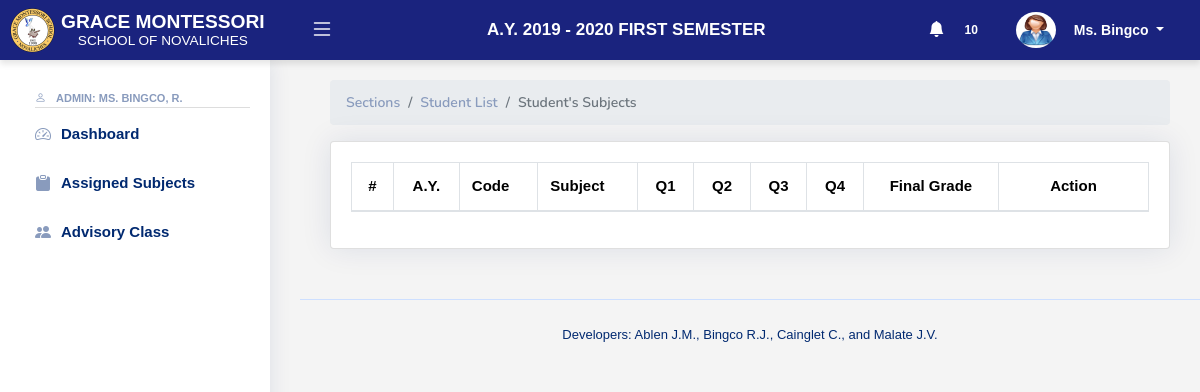
The app's page /faculty/stud_subject.php (signed in) with its own data.
### tables this page shows
CREATE TABLE `academic_year` (
  `ayID` int(50) NOT NULL AUTO_INCREMENT,
  `ayName` varchar(15) NOT NULL,
  `semID` int(11) NOT NULL,
  `start` int(10) DEFAULT NULL,
  `end` int(10) DEFAULT NULL,
  `gradeSwitch` tinyint(4) DEFAULT NULL,
  `isActive` tinyint(4) DEFAULT 1,
  PRIMARY KEY (`ayID`),
  UNIQUE KEY `unique_ayName` (`ayName`)
);

CREATE TABLE `semester` (
  `semID` int(50) NOT NULL AUTO_INCREMENT,
  `semCode` varchar(10) NOT NULL,
  `semName` varchar(20) NOT NULL,
  PRIMARY KEY (`semID`)
);

CREATE TABLE `users` (
  `uid` int(25) NOT NULL AUTO_INCREMENT,
  `facultyID` int(11) DEFAULT NULL,
  `userID` varchar(255) DEFAULT NULL,
  `photo` text DEFAULT NULL,
  `lname` varchar(200) DEFAULT NULL,
  `fname` varchar(200) DEFAULT NULL,
  `mname` varchar(200) DEFAULT NULL,
  `gender` varchar(10) DEFAULT NULL,
  `email` varchar(200) DEFAULT NULL,
  `contact` varchar(20) DEFAULT NULL,
  `password` varchar(100) DEFAULT NULL,
  `userTypeID` int(11) DEFAULT 1,
  `isActive` tinyint(4) DEFAULT 1,
  `showPass` varchar(255) DEFAULT NULL,
  `isDefault` tinyint(4) DEFAULT NULL,
  PRIMARY KEY (`uid`),
  UNIQUE KEY `userID` (`userID`),
  UNIQUE KEY `unique_userID` (`userID`)
);

### faculty/support/header.php (shortened to what this page needs)
<?php
require_once("includes/config.php");
if (isset($_SESSION['userID'])) {
  $query = "SELECT a.*, ut.userType
            FROM users a
            JOIN user_type ut ON a.userTypeID = ut.typeID
            WHERE userID = :userID";
  $stmt = $conn->prepare($query);
  $stmt->bindParam(':userID', $_SESSION['userID'], PDO::PARAM_STR);
  $stmt->execute();
  $user = $stmt->fetch(PDO::FETCH_ASSOC);
}
$query = "SELECT COUNT(*) AS unread_count FROM notifications WHERE userID = :userID AND status = 'unread'";
$stmt = $conn->prepare($query);
$stmt->bindParam(':userID', $_SESSION['userID'], PDO::PARAM_STR);
$stmt->execute();
$notificationCount = $stmt->fetchColumn();
$query = "SELECT ay.*, s.semName
          FROM academic_year ay
          JOIN semester s ON ay.semID = s.semID";
$stmt = $conn->prepare($query);
$stmt->execute();
$acadYear = $stmt->fetch(PDO::FETCH_ASSOC);
?>
<header id="header" class="header fixed-top d-flex align-items-center">
  <div class="d-flex align-items-center justify-content-between logo-wrapper">
    <a href="<?php echo ($_SESSION['userTypeID'] == 1) ? 'dashboard.php' : '../faculty/index.php'?>" class="logo" style="text-decoration: none;">
      <img src="assets/img/gmsnlogo.png" alt="School Logo" style="height: 45px; width: auto; margin-left: -10px; max-height: 90px;">
      <div class="logo-text">
        <div class="school-name">GRACE MONTESSORI</div>
        <div class="school-subtitle">SCHOOL OF NOVALICHES</div>
      </div>
    </a>
    <i class="bi bi-list toggle-sidebar-btn" style="color: white; font-size: 1.5rem; cursor: pointer;"></i>
  </div>
  <div class="container-fluid">
    <div class="col-auto">
      <?php if (!empty($acadYear)): ?>
          <span>A.Y. <?php echo $acadYear['ayName'] . ' ' . strtoupper($acadYear['semName']); ?></span>
      <?php else: ?>
        <p style="color: white;">No active sessions found.</p>
      <?php endif; ?>
    </div>
  </div>
  <nav class="header-nav ms-auto">
    <ul class="d-flex align-items-center">
<li class="nav-item dropdown pe-3">
  <a class="nav-link nav-notification d-flex align-items-center pe-0" href="#" data-bs-toggle="dropdown">
    <i class="bi bi-bell-fill me-2"></i>
    <?php if ($notificationCount > 0): ?>
      <span class="badge notification-active"><?php echo $notificationCount; ?></span>
    <?php endif; ?>
  </a>
</li>
      <?php if (isset($user)) : ?>
        <li class="nav-item dropdown pe-3">
          <a class="nav-link nav-profile d-flex align-items-center pe-0" href="#" data-bs-toggle="dropdown">
            <?php
              $profile = !empty($user['photo']) ? $user['photo'] : ($user['gender'] == 'Male' ? 'assets/img/maleUser.png' : 'assets/img/femaleUser.png');
            ?>
            <img src="<?php echo $profile; ?>" alt="Profile" class="rounded-circle">
            <span class="d-none d-md-block dropdown-toggle ps-2 white-text">
              <?php echo $user['gender'] == 'Male' ? 'Mr. ' . $user['lname'] : 'Ms. ' . $user['lname']; ?>
            </span>
          </a>
        </li>
      <?php endif; ?>
    </ul>
  </nav>
</header>

### faculty/support/sidebar.php (shortened to what this page needs)
<?php
$aPage = basename($_SERVER['PHP_SELF']);
if(isset($_SESSION['userID'])) {
  require_once("includes/config.php");
    $query = "SELECT s.*, (SELECT userType FROM user_type WHERE TypeID = s.userTypeID) AS userType
    FROM users s WHERE s.userID = :userID";
    $stmt = $conn->prepare($query);
    $stmt->bindParam(':userID', $_SESSION['userID'], PDO::PARAM_STR);
    $stmt->execute();
    $user = $stmt->fetch(PDO::FETCH_ASSOC);
}
?>
<aside id="sidebar" class="sidebar">
  <ul class="sidebar-nav" id="sidebar-nav">
    <li class="nav-heading">
      <?php if(isset($user)) : ?>
        <?php
          $prefix = ($user['userType'] == 'Admin') ? 'Admin: ' : 'Faculty: ';
          $gender = ($user['gender'] === 'Male') ? 'Mr. ' : 'Ms. ';
          $fullName = $user['lname'].', '. substr($user['fname'], 0, 1). '.';
          echo '<i class="bi bi-person"></i>' . $prefix . $gender . $fullName;
        ?>
      <?php endif; ?>
    </li>
    <li class="nav-item">
      <a class="nav-link <?php echo ($aPage == 'index.php') ? 'active' : 'collapsed'?>" href="index.php">
        <i class="bi bi-speedometer2"></i>
        <span>Dashboard</span>
      </a>
    </li>
    <li class="nav-item">
      <a class="nav-link <?php echo ($aPage == 'assignedSub.php') ? 'active' : 'collapsed'?>" href="assignedSub.php">
      <i class="bi bi-clipboard-fill"></i>
      <span>Assigned Subjects</span>
      </a>
    </li>
    <li class="nav-item">
      <a class="nav-link <?php echo ($aPage == 'advisory.php') ? 'active' : 'collapsed'?>" href="advisory.php">
        <i class="bi bi-people-fill"></i>
        <span>Advisory Class</span>
      </a>
    </li>
  </ul>
</aside>
<?php
require_once("modals/AYModal.php");
?>

### faculty/assets/css/style.css (style rules this page uses)
:root { scroll-behavior: smooth; }
body { font-family: "Open Sans", sans-serif; background: #f6f9ff; color: #444444; }
a { color: #4154f1; text-decoration: none; }
.logo { line-height: 1; }
@media (min-width: 1200px) { .logo { width: 280px; } }
.logo img { max-height: 26px; margin-right: 6px; }
.header { transition: all 0.5s; z-index: 997; height: 60px; box-shadow: 0px 2px 20px rgba(1, 41, 112, 0.1); background-color: #fff; padding-left: 20px; }
.header .toggle-sidebar-btn { font-size: 32px; padding-left: 10px; cursor: pointer; color: #012970; }
.header-nav ul { list-style: none; }
.header-nav>ul { margin: 0; padding: 0; }
.header-nav .nav-profile { color: #012970; }
.header-nav .nav-profile img { max-height: 36px; }
.header-nav .nav-profile span { font-size: 14px; font-weight: 600; }
.sidebar { position: fixed; top: 60px; left: 0; bottom: 0; width: 300px; z-index: 996; transition: all 0.3s; padding: 20px; overflow-y: auto; scrollbar-width: thin; scrollbar-color: #aab7cf transparent; box-shadow: 0px 0px 20px rgba(1, 41, 112, 0.1); background-color: #fff; }
.sidebar-nav { padding: 0; margin: 0; list-style: none; }
.sidebar-nav li { padding: 0; margin: 0; list-style: none; }
.sidebar-nav .nav-item { margin-bottom: 5px; }
.sidebar-nav .nav-heading { font-size: 11px; text-transform: uppercase; color: #899bbd; font-weight: 600; margin: 10px 0 5px 15px; }
.sidebar-nav .nav-link { display: flex; align-items: center; font-size: 15px; font-weight: 600; color: #4154f1; transition: 0.3; background: #f6f9ff; padding: 10px 15px; border-radius: 4px; }
.sidebar-nav .nav-link i { font-size: 16px; margin-right: 10px; color: #4154f1; }
.sidebar-nav .nav-link.collapsed { color: #012970; background: #fff; }
.sidebar-nav .nav-link.collapsed i { color: #899bbd; }

### faculty/support/header.php (style rules this page uses)
.header { background-color: #1a237e; color: #ffffff; padding: 15px 20px; box-shadow: 0 4px 6px rgba(0, 0, 0, 0.1); display: flex; justify-content: space-between; align-items: center; }
.header .logo { display: flex; align-items: center; }
.header .header-nav .nav-item .nav-link { color: #ffffff; padding: 10px; transition: background-color 0.3s ease; }
.header .header-nav .nav-item .nav-profile img { width: 40px; height: 40px; margin-right: 10px; }
.header .header-nav .nav-item .nav-profile .white-text { font-weight: bold; }
.logo-text { color: white; text-align: center; line-height: 1.2; }
.school-name { font-size: 1.20rem; font-weight: bold; margin-bottom: 0; }
.school-subtitle { font-size: 0.850rem; margin-top: 0; }
.header .container-fluid { display: flex; justify-content: center; align-items: center; }
.header .container-fluid .col-auto { text-align: center; }
.header .container-fluid .col-auto span { font-size: 17px; font-family: 'Arial', sans-serif; color: #ffffff; font-weight: bold; white-space: nowrap; }
.header-nav .nav-item { position: relative; }

### faculty/support/sidebar.php (style rules this page uses)
body { font-family: 'Arial', sans-serif; margin: 0; padding: 0; background-color: #f4f4f4; padding-top: 60px; }
.sidebar { width: 270px; }
.nav-heading { padding: 15px 20px; border-bottom: 1px solid #ddd; margin-bottom: 10px; }
.nav-heading i { margin-right: 10px; }

### faculty/modals/AYModal.php (style rules this page uses)
body { font-family: 'Arial', sans-serif; margin: 0; padding: 0; background-color: #f4f4f4; }

### gmsn/modals/studentM.php (style rules this page uses)
body { font-family: 'Arial', sans-serif; margin: 0; padding: 0; background-color: #f4f4f4; }
.badge { display: inline-flex; align-items: center; padding: 0.5em 1em; margin: 0.25em 0; border-radius: 999px; }

### records on screen
academic_year: ayName "2019 - 2020", semID.semName "FIRST SEMESTER"
users: lname "Bingco", gender "MS.", fullName "BINGCO, R."

### other values on screen
$notificationCount "10"
$prefix "ADMIN:"
